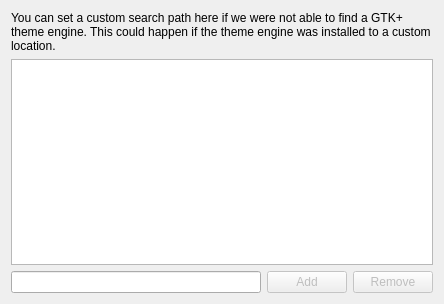
<?xml version="1.0" encoding="UTF-8"?>
<ui version="4.0">
 <class>SearchPaths</class>
 <widget class="QWidget" name="SearchPaths">
  <property name="geometry">
   <rect>
    <x>0</x>
    <y>0</y>
    <width>444</width>
    <height>304</height>
   </rect>
  </property>
  <property name="minimumSize">
   <size>
    <width>300</width>
    <height>200</height>
   </size>
  </property>
  <property name="windowTitle">
   <string>Change search paths</string>
  </property>
  <layout class="QVBoxLayout" name="verticalLayout">
   <item>
    <widget class="QLabel" name="textLabel1">
     <property name="text">
      <string>You can set a custom search path here if we were not able to find a GTK+ theme engine. This could happen if the theme engine was installed to a custom location.</string>
     </property>
     <property name="alignment">
      <set>Qt::AlignVCenter</set>
     </property>
     <property name="wordWrap">
      <bool>true</bool>
     </property>
    </widget>
   </item>
   <item>
    <widget class="QListView" name="searchPaths"/>
   </item>
   <item>
    <layout class="QHBoxLayout">
     <item>
      <widget class="QLineEdit" name="pathBox"/>
     </item>
     <item>
      <widget class="QPushButton" name="addButton">
       <property name="enabled">
        <bool>false</bool>
       </property>
       <property name="text">
        <string>Add</string>
       </property>
       <property name="default">
        <bool>true</bool>
       </property>
      </widget>
     </item>
     <item>
      <widget class="QPushButton" name="removeButton">
       <property name="enabled">
        <bool>false</bool>
       </property>
       <property name="text">
        <string>Remove</string>
       </property>
      </widget>
     </item>
    </layout>
   </item>
  </layout>
 </widget>
 <resources/>
 <connections/>
</ui>
